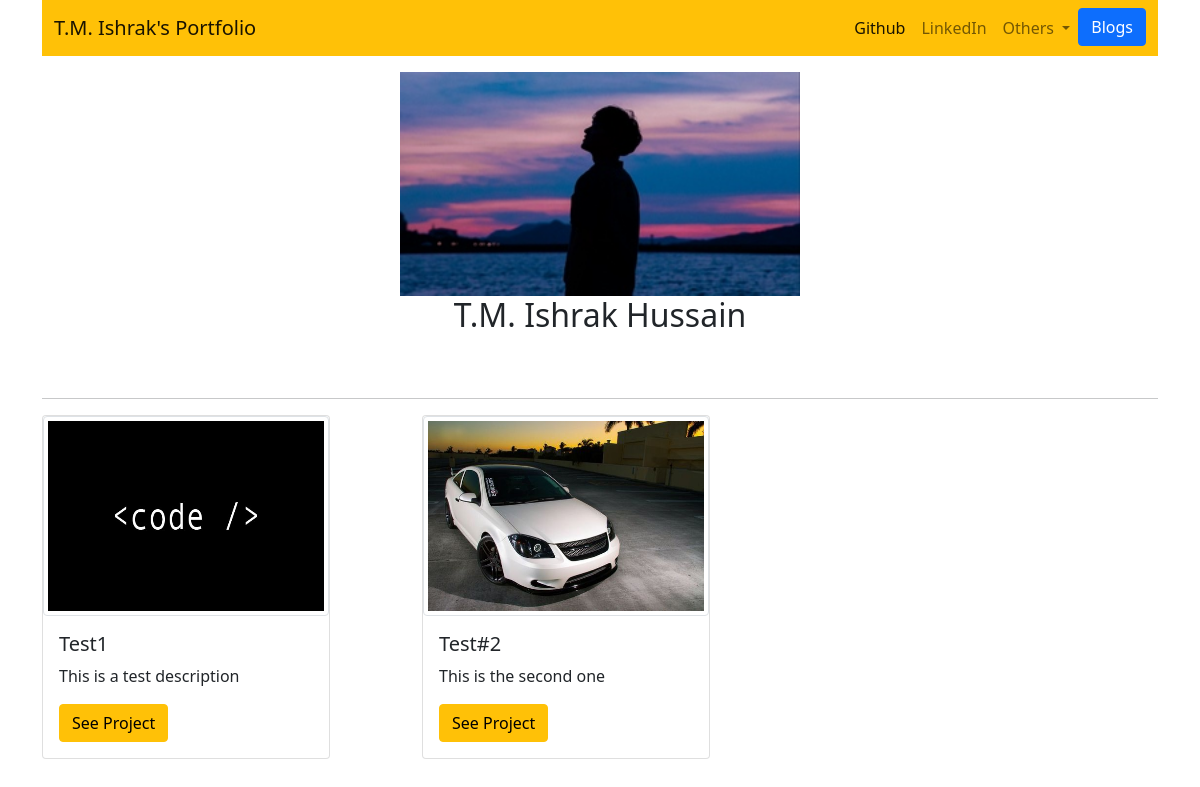
Before: / with the older database file.
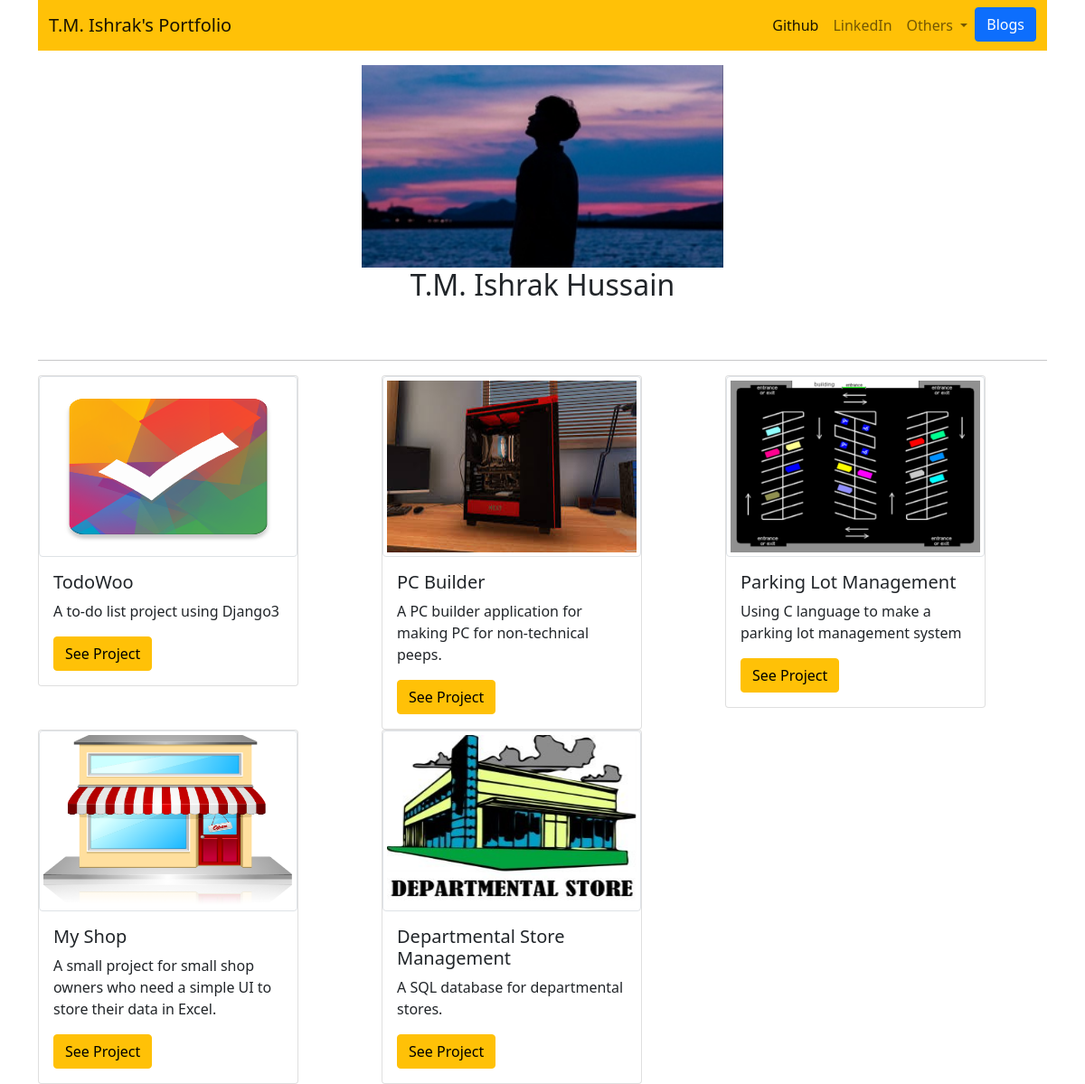
After: the same page with the newer database file.
### portfolio/models.py (models this page shows, shortened)
class Project(models.Model):
    title=models.CharField(max_length=100)
    description=models.CharField(max_length=150)
    image = models.ImageField(upload_to = 'portfolio/images/')
    url = models.URLField(blank=True) #blank = true means you can keep it blank if you want can be done in other fields

### portfolio/views.py (the view)
# urls.py: 2. Add a URL to urlpatterns:  path('', views.home, name='home')
def home(request):
    projects = Project.objects.all()
    return render(request,'portfolio/home.html',{'projects':projects})

### portfolio/templates/portfolio/home.html (shortened to what this page needs)
{% extends 'portfolio/base.html' %} {% block content %}
{% load static %}
<div class="row justify-content-center my-3 text-center">
  <div class="col-5">
    <img
      src="{% static 'portfolio/imagewall.jpg' %}"
      class="img-fluid"
      width="400"
      height="350"
    />
    <h2>T.M. Ishrak Hussain</h2>
  </div>
</div>
<br />
<hr />
<div class="row">
  {% for project in projects %}
  <div class="col-lg-4 col-md-6">
    <div class="card" style="width: 18rem">
      <img
        class="img-fluid img-thumbnail rounded"
        style="height: 200px; width: 100%"
        src="{{ project.image.url }}"
        alt="Card image cap"
      />
      <div class="card-body">
        <h5 class="card-title">{{project.title}}</h5>
        <p class="card-text">{{ project.description|safe}}</p>
        <a href="{{ project.url}}" class="btn btn-warning" target="blank"
          >See Project</a
        >
      </div>
    </div>
  </div>
  {% endfor %} {% endblock %}

### portfolio/templates/portfolio/base.html (shortened to what this page needs)
<!DOCTYPE html>
<html lang="en">
  <head>
    <link
      href="https://cdn.jsdelivr.net/npm/bootstrap@5.0.0-beta2/dist/css/bootstrap.min.css"
      rel="stylesheet"
    />
  </head>
  <body>
    <div class="container">
      <nav id="topNav" class="navbar navbar-expand-md navbar-light bg-warning">
        <div class="container-fluid">
          <a class="navbar-brand text-left" href="{% url 'home' %}"
            >T.M. Ishrak's Portfolio</a
          >
          <div class="nav navbar-nav navbar-right" id="topNav">
            <ul class="navbar-nav ml-auto">
              <li class="nav-item">
                <a
                  class="nav-link active"
                  aria-current="page"
                  href="https://github.com/Ishrak30"
                  target="blank"
                  >Github</a
                >
              </li>
              <li class="nav-item">
                <a
                  class="nav-link"
                  href="https://www.linkedin.com/in/t-m-ishrak-hussain-438962188/"
                  target="blank"
                  >LinkedIn</a
                >
              </li>
              <li class="nav-item dropdown">
                <a
                  class="nav-link dropdown-toggle"
                  href="#"
                  id="navbarDropdown"
                  role="button"
                  data-bs-toggle="dropdown"
                  aria-expanded="false"
                >
                  Others
                </a>
              </li>
              <li>
                <a
                  role="button"
                  href="{% url 'blog:all_blogs' %}"
                  class="btn btn-primary"
                >
                  Blogs
                </a>
              </li>
            </ul>
          </div>
        </div>
      </nav>
    </div>
    <div class="container">{% block content %} {% endblock %}</div>
  </body>
</html>

Changed rows visible on the page:
removed Project: image (picture), title "Test1", description "This is a test description"
removed Project: image (picture), title "Test#2", description "This is the second one"
added Project: image (picture), title "TodoWoo", description "A to-do list project using Django3"
added Project: image (picture), title "PC Builder", description "A PC builder application for making PC for non-technical peeps."
added Project: image (picture), title "Parking Lot Management", description "Using C language to make a parking lot management system"
added Project: image (picture), title "My Shop", description "A small project for small shop owners who need a simple UI to store their data in Excel."
added Project: image (picture), title "Departmental Store Management", description "A SQL database for departmental stores."
